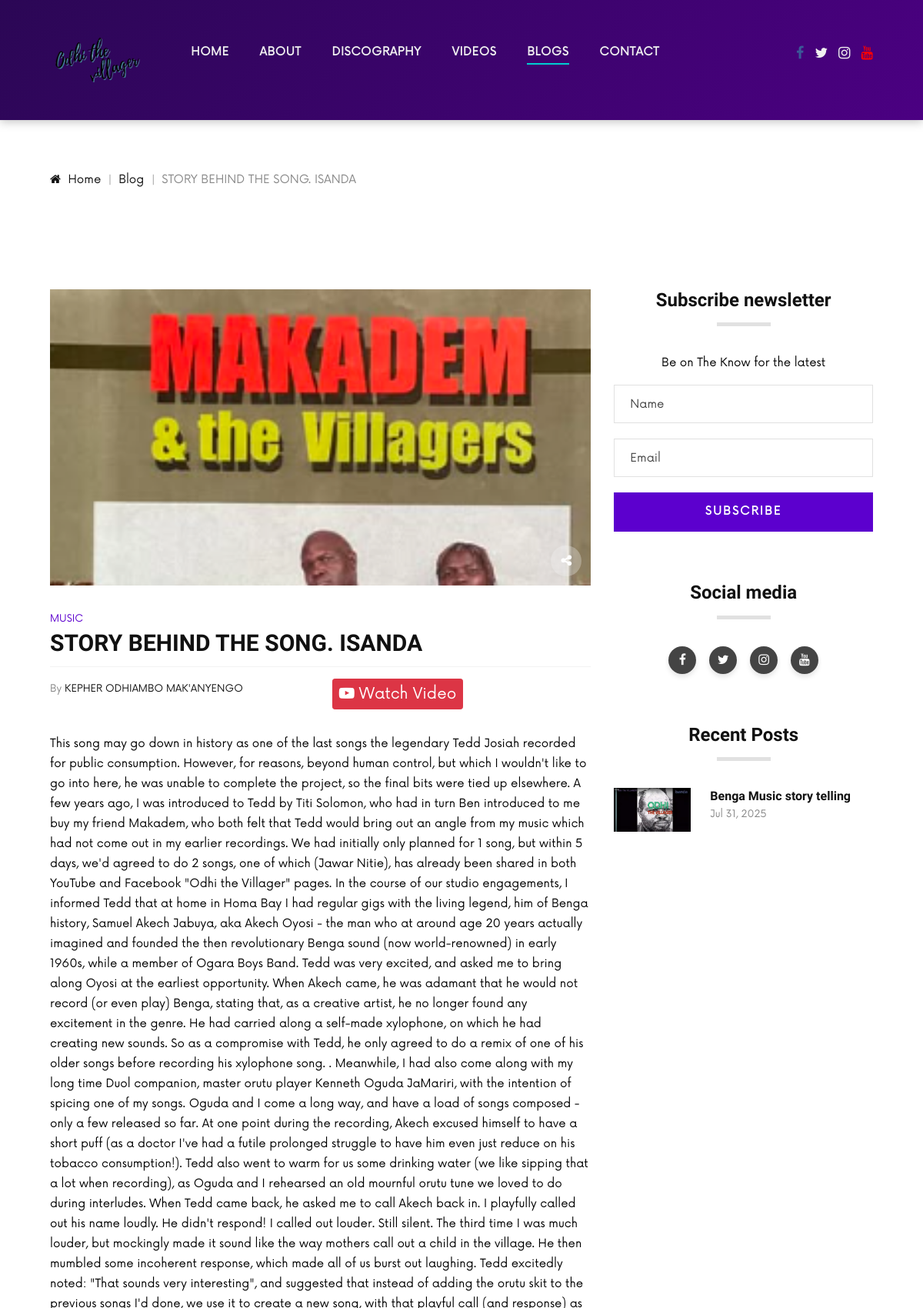
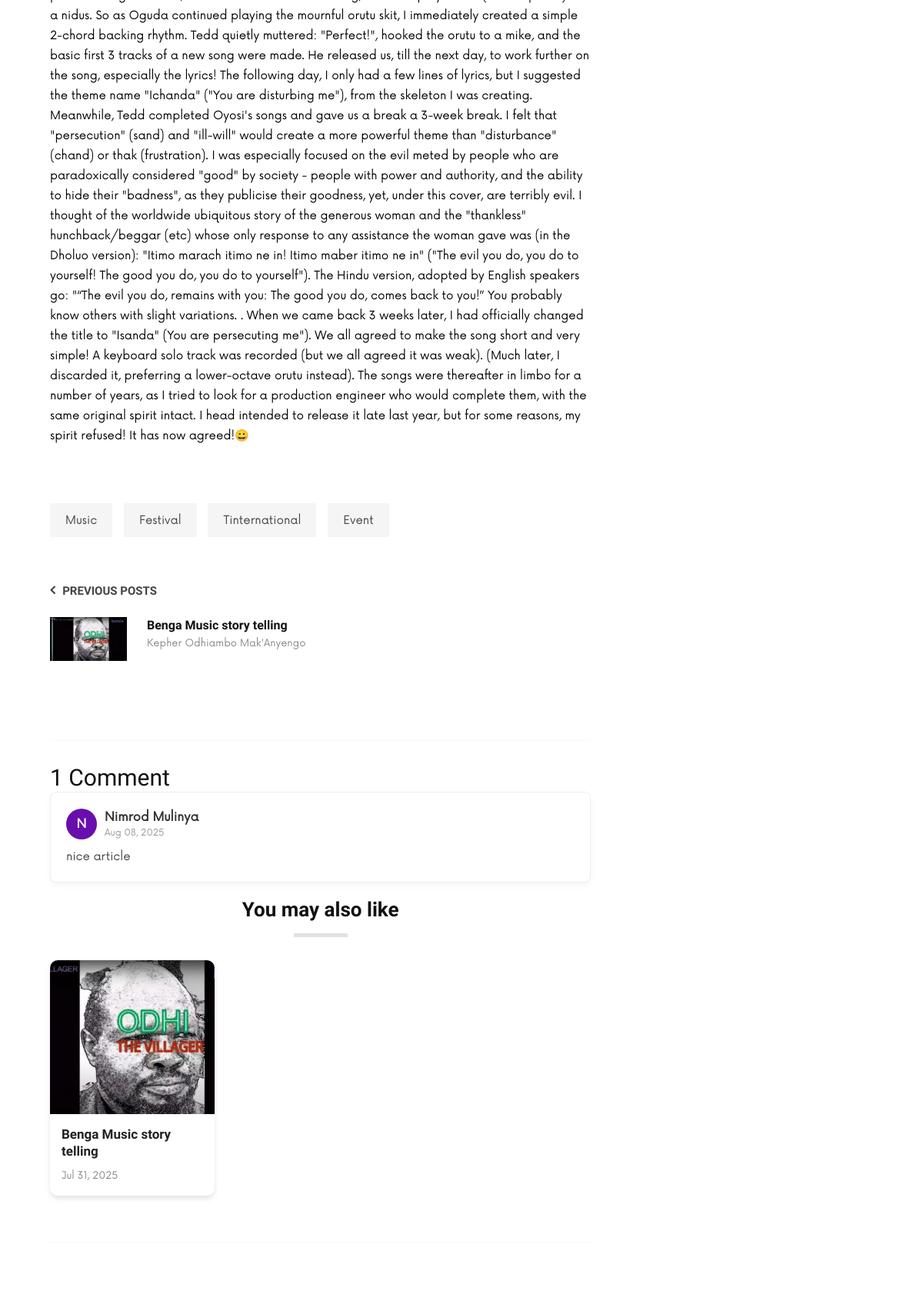
Page /blogdetail/2 (upper part) on the committed database (2 pictures, top to bottom).
### odhi/models.py (models this page shows, shortened)
class Generalinfo(models.Model):
    logo = models.ImageField(upload_to='logos/', blank=True, null=True)
    location = models.CharField(max_length=100 ,blank=True, null=True)
    email= models.EmailField(max_length=100)
    phone = models.CharField(max_length=15)
    facebook = models.URLField(max_length=200, blank=True, null=True)
    instagram = models.URLField(max_length=200, blank=True, null=True)
    twitter = models.URLField(max_length=200, blank=True, null=True)
    linkedin = models.URLField(max_length=200, blank=True, null=True)
    youtube = models.URLField(max_length=200, blank=True, null=True)
    history = HistoricalRecords()
    class Meta:
        verbose_name = "General Info"
        verbose_name_plural = "General Info"

class Blogs(models.Model):
    blog_image = models.ImageField(upload_to='blog_images/', blank=True, null=True)
    category = models.CharField(max_length=100, blank=True, null=True)
    title = models.CharField(max_length=255)
    content = HTMLField()
    author = models.CharField(max_length=100 , default="Kepher Odhiambo Mak'Anyengo")
    created_at = models.DateTimeField(default=timezone.now)
    link = models.URLField(max_length=200, blank=True, null=True)
    class Meta:
        ordering = ['-created_at']
        verbose_name = "Blog"
        verbose_name_plural = "Blogs"

class Comment(models.Model):
    blog = models.ForeignKey("Blogs", on_delete=models.CASCADE, related_name="comments")
    name = models.CharField(max_length=100)
    email = models.EmailField()
    phone_number = models.CharField(max_length=15, blank=True, null=True)  # Optional field
    comment = models.TextField()
    created_at = models.DateTimeField(default=timezone.now)
    approved = models.BooleanField(default=False)  # Admin approval
    class Meta:
        ordering = ['-created_at']
        verbose_name = "Comment"
        verbose_name_plural = "Comments"

### odhi/views.py (the view)
# urls.py: path("blogdetail/<blog_id>", views.blogdetail, name="blogdetail"),
def blogdetail(request, blog_id):
    blog = Blogs.objects.get(id=blog_id)
    recent_blogs = Blogs.objects.all().exclude(id=blog_id).order_by('-created_at')[:4]  # Get the 4 most recent blogs
    previous_blog = Blogs.objects.filter(id__lt=blog_id).order_by('-id').first()
    next_blog = Blogs.objects.filter(id__gt=blog_id).order_by('id').first()
    if request.method == "POST":
        form = CommentForm(request.POST)
        if form.is_valid():
            comment = form.save(commit=False)
            comment.blog = blog  # Link comment to this blog
            comment.save()
            return redirect('blogdetail', blog_id=blog.id)
    else:
        form = CommentForm()
    comments = blog.comments.filter(approved=True).order_by('-created_at')
    return render(request, "blogdetail.html", {
        'blog': blog,
        'recent_blogs': recent_blogs,
        'previous_blog': previous_blog,
        'next_blog': next_blog,
        'form': form,
        'comments': comments
    })

### odhi/forms.py
class NewsletterForm(forms.ModelForm):
    class Meta:
        model = NewsletterSubscriber
        fields = ['name', 'email']

class CommentForm(forms.ModelForm):
    class Meta:
        model = Comment
        fields = ['name', 'email', 'phone_number', 'comment']

### odhi/context_processors.py (called while the page is built)
def general_info(request):
    info = Generalinfo.objects.first()  # Assumes only one Generalinfo object
    return {'general_info': info}

def newsletter_form(request):
    return {'newsletter_form': NewsletterForm()}

### templates/blogdetail.html (shortened to what this page needs)
{% extends "assests/main.html" %}
{% load static %}
{% load widget_tweaks %}
{% block content %}
<div class="breadcrumb-option">
    <div class="container">
        <div class="row">
            <div class="col-lg-12">
                <div class="breadcrumb__links">
                    <a href="{% url 'index' %}"><i class="fa fa-home"></i> Home</a>
                    <a href="{% url 'blog' %}">Blog</a>
                    <span>{{ blog.title }}</span>
                </div>
            </div>
        </div>
    </div>
</div>
<section class="blog-details spad">
    <div class="container">
        <div class="row">
            <div class="col-lg-8">
                <div class="blog__details__content">
                    <div class="blog__details__item">
                        <div class="blog__details__item__pic set-bg" data-setbg="{{ blog.blog_image.url }}">
                            <a href=""><i class="fa fa-share-alt"></i></a>
                        </div>
                        <div class="blog__details__item__text">
                            <span>{{ blog.category }}</span>
                            <h3>{{ blog.title }} </h3>
                            <div class="blog__details__item__widget">
                                <div class="row">
                                    <div class="col-lg-6">
                                        <ul>
                                            <li>By <span>{{ blog.author }}</span></li>
                                        </ul>
                                    </div>
                                    <div class="col-lg-6">
                                        <ul>
                                        <li>
                                            <a href="{{ blog.link }}" target="_blank" class="btn btn-danger btn-sm">
                                                <i class="fa fa-youtube-play"></i> Watch Video
                                            </a>
                                      </li>
                                        </ul>
                                    </div>
                                </div>
                            </div>
                        </div>
                    </div>
                    <div class="blog__details__desc">
                        <p>
                            {{ blog.content|safe }}
                        </p>
                    </div>
                    <div class="blog__details__tags">
                        <a href="#">Music</a>
                        <a href="#">Festival</a>
                        <a href="#">Tinternational</a>
                        <a href="#">Event</a>
                    </div>
                    <div class="blog__details__option">
                        <div class="row">
                            {% if previous_blog %}
                            <div class="col-lg-6 col-md-6 col-sm-6">
                                <a href="{% url 'blogdetail' blog_id=previous_blog.id %}" class="blog__option__btn">
                                    <h6 class="option__btn__name"><i class="fa fa-angle-left"></i> Previous posts</h6>
                                    <div class="blog__option__btn__item">
                                        <div class="blog__option__btn__pic">
                                            <img src="{{ previous_blog.blog_image.url }}" alt="{{ previous_blog.title }}">
                                        </div>
                                        <div class="blog__option__btn__text">
                                            <h6>{{ previous_blog.title|truncatewords:6 }}</h6>
                                            <span>{{ previous_blog.author }}</span>
                                        </div>
                                    </div>
                                </a>
                            </div>
                            {% endif %}
                        </div>
                    </div>
                    <hr>
                    <div class="comments-list">
                        <h3>{{ comments.count }} Comment{{ comments.count|pluralize }}</h3>
                        {% for comment in comments %}
                        <div class="comment">
                            <div class="comment-header">
                                <div class="comment-avatar">
                                    {{ comment.name|first|upper }}
                                </div>
                                <div>
                                    <div class="comment-author">{{ comment.name }}</div>
                                    <div class="comment-date">{{ comment.created_at|date:"M d, Y" }}</div>
                                </div>
                            </div>
                            <div class="comment-text">
                                {{ comment.comment|linebreaksbr }}
                            </div>
                        </div>
                        {% empty %}
                        <p>No comments yet. Be the first!</p>
                        {% endfor %}
                    </div>
                    <div class="blog__details__services">
                        <div class="row">
                            <div class="col-lg-12">
                                <div class="blog__details__services__title">
                                    <h4>You may also like</h4>
                                </div>
                            </div>
                        </div>
                        <div class="row">
                            {% for blog in recent_blogs %}
                            <div class="col-lg-4 col-md-6 col-sm-6">
                                <div class="blog__details__services__item">
                                    <div class="blog__details__services__item__pic">
                                        <img src="{{ blog.blog_image.url }}" alt="{{ blog.title }}">
                                    </div>
                                    <div class="blog__details__services__item__text">
                                        <h6>
                                            <a href="{% url 'blogdetail' blog_id=blog.id %}">
                                                {{ blog.title|truncatechars:40 }}
                                            </a>
                                        </h6>
                                        <span>{{ blog.created_at|date:"M d, Y" }}</span>
                                    </div>
                                </div>
                            </div>
                            {% endfor %}
                        </div>
                    </div>
                    <hr>
                </div>
            </div>
            <div class="col-lg-4">
                <div class="blog__sidebar">
                    <div class="blog__sidebar__item">
                        <div class="blog__sidebar__title">
                            <h4>Subscribe newsletter</h4>
                        </div>
                        <p>Be on The Know for the latest </p>
                        <form action="#">
                            <input type="text" placeholder="Name">
                            <input type="text" placeholder="Email">
                            <button type="submit" class="site-btn">Subscribe</button>
                        </form>
                    </div>
                    <div class="blog__sidebar__item">
                        <div class="blog__sidebar__title">
                            <h4>Social media</h4>
                        </div>
                        <div class="blog__sidebar__social">
                            <a href="{{ general_info.facebook }}"><i class="fa fa-facebook"></i></a>
                            <a href="{{ general_info.twitter }}"><i class="fa fa-twitter"></i></a>
                            <a href="{{ general_info.instagram }}"><i class="fa fa-instagram"></i></a>
                            <a href="{{ general_info.youtube }}"><i class="fa fa-youtube"></i></a>
                        </div>
                    </div>
                    <div class="blog__sidebar__item">
                        <div class="blog__sidebar__title">
                            <h4>Recent Posts</h4>
                        </div>
                        {% for blog in recent_blogs %}
                        <a href="{% url 'blogdetail' blog_id=blog.id %}" class="recent__item">
                            <div class="recent__item__pic">
                                {% if blog.blog_image %}
                                <img src="{{ blog.blog_image.url }}" alt="{{ blog.title }}">
                                {% else %}
                                <img src="{% static 'img/blog/default.png' %}" alt="No Image">
                                {% endif %}
                            </div>
                            <div class="recent__item__text">
                                <h6>{{ blog.title|truncatewords:10 }}</h6>
                                <span>{{ blog.created_at|date:"M d, Y" }}</span>
                            </div>
                        </a>
                        {% endfor %}
                    </div>
                </div>
            </div>
        </div>
    </div>
</section>
{% endblock %}

### templates/assests/header.html (shortened to what this page needs)
{% load static %}
<header class="header header--normal">
    <div class="container">
        <div class="row">
            <div class="col-lg-2 col-md-2">
                <div class="header__logo">
                    <a href="{% url 'index' %}"><img src="{{ general_info.logo.url }}" alt="Odhi The Villager Logo"></a>
                </div>
            </div>
            <div class="col-lg-10 col-md-10">
                <div class="header__nav">
                    <nav class="header__menu mobile-menu">
                        <ul>
                            <li
                                class="{% if request.path == '/' or request.path|slice:':6' == '/index' %}active{% endif %}">
                                <a href="{% url 'index' %}">Home</a>
                            </li>
                            <li class="{% if '/about' in request.path %}active{% endif %}">
                                <a href="{% url 'about' %}">About</a>
                            </li>
                            <li>
                                <a href="https://odhithevillager.hustlesasa.shop/" target="_blank"
                                    rel="noopener noreferrer">Discography</a>
                            </li>
                            <li class="{% if '/video' in request.path %}active{% endif %}">
                                <a href="{% url 'video' %}">Videos</a>
                            </li>
                            <li class="{% if '/blog' in request.path %}active{% endif %}">
                                <a href="{% url 'blog' %}">Blogs</a>
                            </li>
                            <li class="{% if '/contact' in request.path %}active{% endif %}">
                                <a href="{% url 'contact' %}">Contact</a>
                            </li>
                        </ul>
                    </nav>
                    <div class="header__right__social">
                        <a href="{{ general_info.facebook }}" target="_blank"><i class="fa fa-facebook"></i></a>
                        <a href="{{ general_info.twitter }}" target="_blank"><i class="fa fa-twitter"></i></a>
                        <a href="{{ general_info.instagram }}" target="_blank"><i class="fa fa-instagram"></i></a>
                        <a href="{{ general_info.youtube }}" target="_blank"><i class="fa fa-youtube"></i></a>
                    </div>
                </div>
            </div>
        </div>
    </div>
</header>

### rows in the picture
Generalinfo: logo (picture)
Blogs: title "STORY BEHIND THE SONG. ISANDA", category "MUSIC", author "KEPHER ODHIAMBO MAK'ANYENGO", content "This song may go down in history as one of the last songs the legendary Tedd Josiah recorded for public consumption. However, for reasons, beyond human control, but which I wouldn't like to go into here, he was unable to complete the project, so the final bits were tied up elsewhere. A few years ago, I was introduced to Tedd by Titi Solomon, who had in turn Ben introduced to me buy my friend Makadem, who both felt that Tedd would bring out an angle from my music which had not come out in my earlier recordings. We had initially only planned for 1 song, but within 5 days, we'd agreed to do 2 songs, one of which (Jawar Nitie), has already been shared in both YouTube and Facebook \"Odhi the…"
Blogs: blog_image (picture), title "Benga Music story telling", author "Kepher Odhiambo Mak'Anyengo", created_at "Jul 31, 2025"
Comment: name|first "N", name "Nimrod Mulinya", created_at "Aug 08, 2025", comment "nice article"

### other values in the picture
{{ comments.count }} "1"
